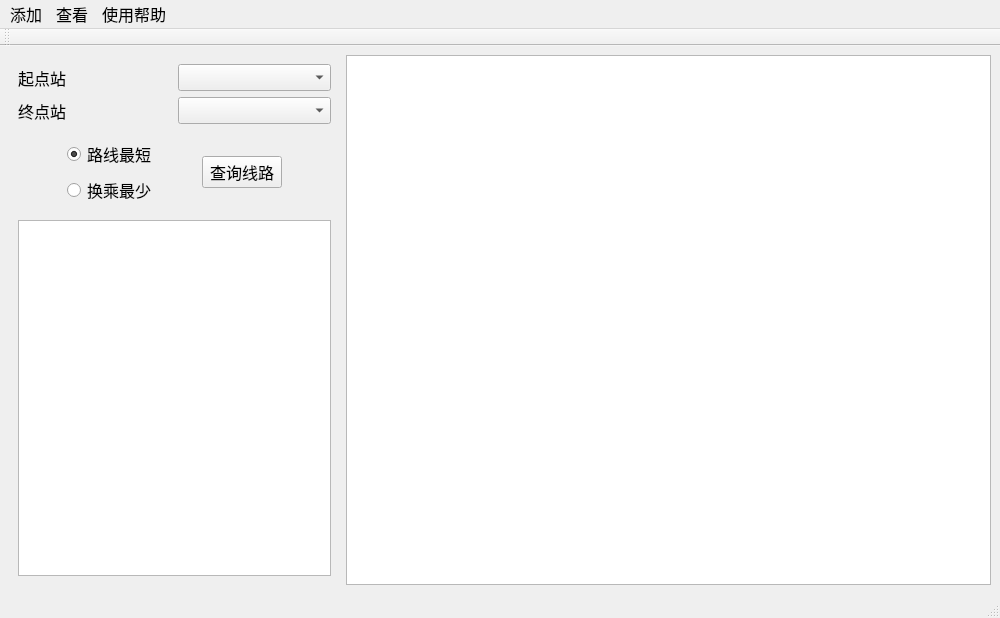
<?xml version="1.0" encoding="UTF-8"?>
<ui version="4.0">
 <class>MainWindow</class>
 <widget class="QMainWindow" name="MainWindow">
  <property name="geometry">
   <rect>
    <x>0</x>
    <y>0</y>
    <width>1000</width>
    <height>618</height>
   </rect>
  </property>
  <property name="minimumSize">
   <size>
    <width>1000</width>
    <height>618</height>
   </size>
  </property>
  <property name="font">
   <font>
    <pointsize>12</pointsize>
   </font>
  </property>
  <property name="windowTitle">
   <string>MainWindow</string>
  </property>
  <widget class="QWidget" name="centralwidget">
   <layout class="QHBoxLayout" name="horizontalLayout">
    <item>
     <widget class="QWidget" name="widget" native="true">
      <layout class="QGridLayout" name="gridLayout_2">
       <item row="2" column="0" colspan="2">
        <widget class="QWidget" name="widget_2" native="true">
         <layout class="QGridLayout" name="gridLayout">
          <item row="0" column="0">
           <spacer name="horizontalSpacer">
            <property name="orientation">
             <enum>Qt::Horizontal</enum>
            </property>
            <property name="sizeHint" stdset="0">
             <size>
              <width>40</width>
              <height>20</height>
             </size>
            </property>
           </spacer>
          </item>
          <item row="1" column="1">
           <widget class="QRadioButton" name="radioButton_2">
            <property name="text">
             <string>换乘最少</string>
            </property>
           </widget>
          </item>
          <item row="0" column="4">
           <spacer name="horizontalSpacer_2">
            <property name="orientation">
             <enum>Qt::Horizontal</enum>
            </property>
            <property name="sizeHint" stdset="0">
             <size>
              <width>40</width>
              <height>20</height>
             </size>
            </property>
           </spacer>
          </item>
          <item row="0" column="3" rowspan="2">
           <widget class="QPushButton" name="pushButton">
            <property name="text">
             <string>查询线路</string>
            </property>
           </widget>
          </item>
          <item row="0" column="1">
           <widget class="QRadioButton" name="radioButton">
            <property name="text">
             <string>路线最短</string>
            </property>
            <property name="checked">
             <bool>true</bool>
            </property>
           </widget>
          </item>
          <item row="0" column="2">
           <spacer name="horizontalSpacer_3">
            <property name="orientation">
             <enum>Qt::Horizontal</enum>
            </property>
            <property name="sizeHint" stdset="0">
             <size>
              <width>40</width>
              <height>20</height>
             </size>
            </property>
           </spacer>
          </item>
         </layout>
        </widget>
       </item>
       <item row="1" column="1">
        <widget class="QComboBox" name="comboBox_2"/>
       </item>
       <item row="3" column="0" colspan="2">
        <widget class="QTextBrowser" name="textBrowser"/>
       </item>
       <item row="0" column="1">
        <widget class="QComboBox" name="comboBox">
         <property name="maximumSize">
          <size>
           <width>16777215</width>
           <height>16777215</height>
          </size>
         </property>
        </widget>
       </item>
       <item row="1" column="0">
        <widget class="QLabel" name="label_2">
         <property name="text">
          <string>终点站</string>
         </property>
        </widget>
       </item>
       <item row="0" column="0">
        <widget class="QLabel" name="label">
         <property name="text">
          <string>起点站</string>
         </property>
        </widget>
       </item>
      </layout>
     </widget>
    </item>
    <item>
     <widget class="MyQGraphicsView" name="myQGraphicsView"/>
    </item>
   </layout>
  </widget>
  <widget class="QMenuBar" name="menubar">
   <property name="geometry">
    <rect>
     <x>0</x>
     <y>0</y>
     <width>1000</width>
     <height>26</height>
    </rect>
   </property>
   <widget class="QMenu" name="menuTool">
    <property name="title">
     <string>添加</string>
    </property>
    <addaction name="actionAddLine"/>
    <addaction name="actionAddStation"/>
    <addaction name="actionAddEdge"/>
   </widget>
   <widget class="QMenu" name="menu">
    <property name="title">
     <string>使用帮助</string>
    </property>
   </widget>
   <widget class="QMenu" name="menuCheck">
    <property name="title">
     <string>查看</string>
    </property>
    <addaction name="actionReturnSubway"/>
    <addaction name="separator"/>
    <addaction name="actionZoomIn"/>
    <addaction name="actionZoomOut"/>
   </widget>
   <addaction name="menuTool"/>
   <addaction name="menuCheck"/>
   <addaction name="menu"/>
  </widget>
  <widget class="QStatusBar" name="statusbar"/>
  <widget class="QToolBar" name="toolBar">
   <property name="windowTitle">
    <string>toolBar</string>
   </property>
   <attribute name="toolBarArea">
    <enum>TopToolBarArea</enum>
   </attribute>
   <attribute name="toolBarBreak">
    <bool>false</bool>
   </attribute>
  </widget>
  <action name="actionAddLine">
   <property name="text">
    <string>添加线路</string>
   </property>
  </action>
  <action name="actionAddStation">
   <property name="text">
    <string>添加站点</string>
   </property>
  </action>
  <action name="actions">
   <property name="text">
    <string>s</string>
   </property>
  </action>
  <action name="actioncha">
   <property name="text">
    <string>查询线路</string>
   </property>
  </action>
  <action name="actionReturnSubway">
   <property name="text">
    <string>返回地铁线路图</string>
   </property>
  </action>
  <action name="actionZoomIn">
   <property name="text">
    <string>放大</string>
   </property>
  </action>
  <action name="actionZoomOut">
   <property name="text">
    <string>缩小</string>
   </property>
  </action>
  <action name="actionAddEdge">
   <property name="text">
    <string>添加连线</string>
   </property>
  </action>
 </widget>
 <customwidgets>
  <customwidget>
   <class>MyQGraphicsView</class>
   <extends>QGraphicsView</extends>
   <header>myqgraphicsview.h</header>
  </customwidget>
 </customwidgets>
 <resources/>
 <connections/>
</ui>
